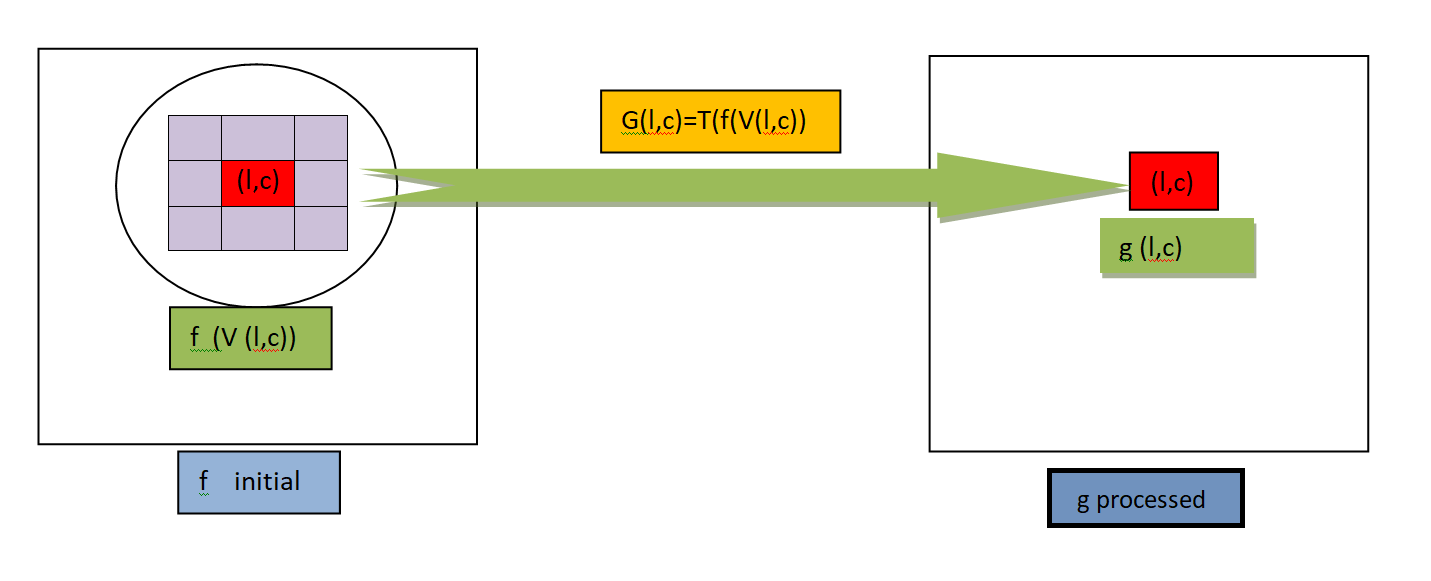
#> input picture Bachelor's/Year IV/Image Processing/Homework/Lab_2_Assignment/imagini/imag_1.png, 1431 x 581 px, given in place of lena.png, which was not available
$ python ex4_2.py
#> lines starting #> are read from the running program, lines starting #| are printed output that depends on the picture; pictures that were not available may be replaced by others from this repository, and a replacement may not be noted
import matplotlib.pyplot as plt
import numpy as np
from skimage import io,color

plt.close('all')
def filt_weighted_mean(img, kernel):
    h, w = img.shape
    img_filtered = np.zeros([h, w])

    mask_size = kernel.shape[0]
    for i in range(mask_size // 2, w - mask_size // 2):
        for j in range (mask_size // 2, h - mask_size // 2):
            V = img_noise[i - mask_size // 2:i + (mask_size // 2 + 1), j - mask_size // 2:j + (mask_size // 2 + 1)]
            V = V * kernel
            img_filtered[i, j] = np.sum(V)
    return img_filtered

def MSE(original, processed):
    mse = np.mean((original - processed) ** 2)
    return mse

plt.close('all')

img = io.imread('lena.png')
#> img is the input picture: shape (581, 1431, 4); mean R, G, B, A 239.9, 238.6, 232, 255
img = color.rgb2gray(img)
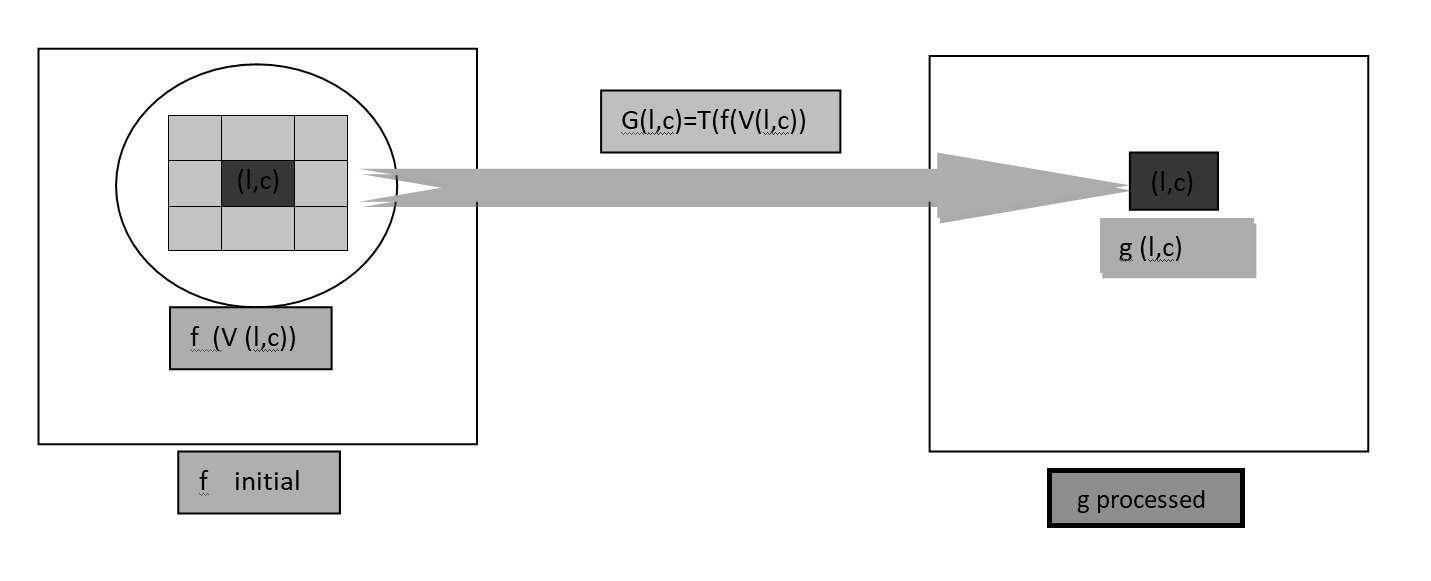
#> img: shape (581, 1431) float64; min 0, max 1, mean 0.935

img = np.uint8(img * 256)
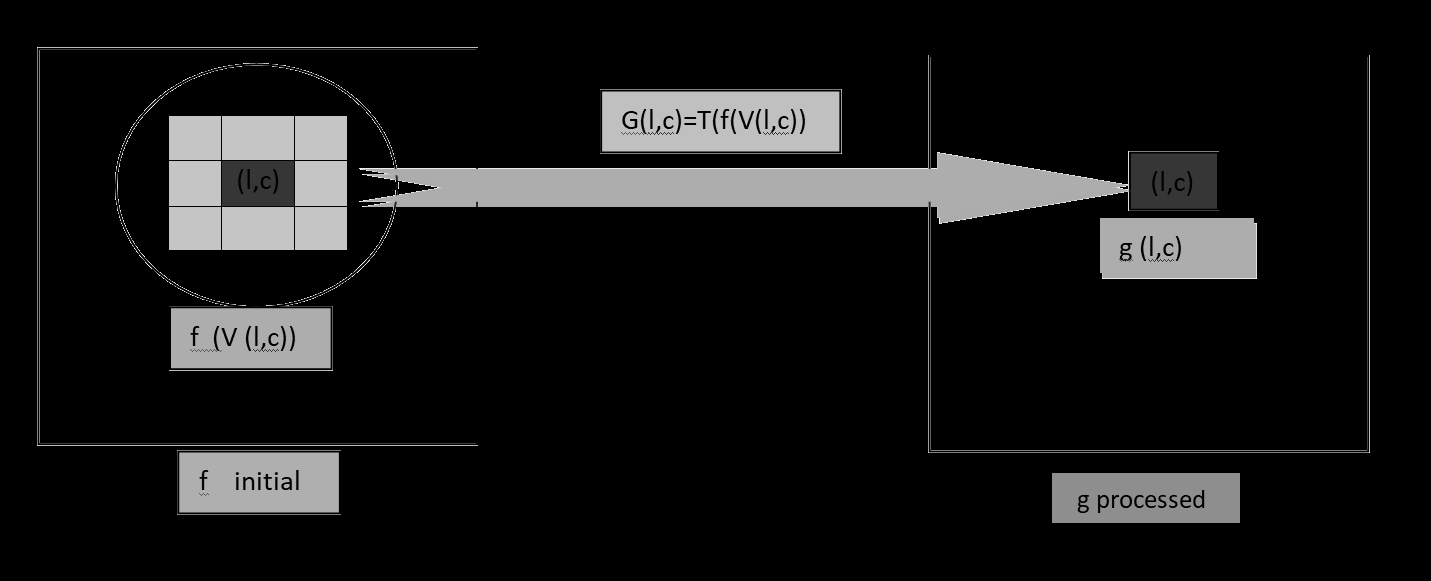
#> img: shape (581, 1431); min 0, max 253, mean 22.8

sigma = int(input('Standard deviation value: '))
#> the answer given: 3
N = np.random.normal(0, sigma, (img.shape[0], img.shape[1]))

img_noise = img + N

kernel_weighted_mean = np.array([[0.075, 0.124, 0.075],
                                 [0.124, 0.2, 0.124],
                                 [0.075, 0.124, 0.075]
                                ])
mask_size = int(input("Mask value: "))
#> the answer given: 100
kernel_arithmetic_mean = np.ones((mask_size, mask_size)) / mask_size ** 2

filtered_arithmetic = filt_weighted_mean(img_noise, kernel_arithmetic_mean)
#> after the loop in filt_weighted_mean, `for i in range(mask_size // 2, w - mask_size // 2):`:
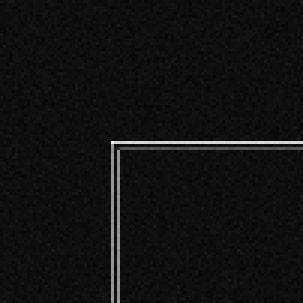
#> V: shape (101, 101) float64 (shown 3 times larger); min -13.98, max 228.7, mean 2.9; drawn with min black and max white
#> after the loop in filt_weighted_mean, `for i in range(mask_size // 2, w - mask_size // 2):`: img_filtered: shape (581, 1431) float64; every value is 0
#> (the run stopped early here; a loop or call above may not have finished)
